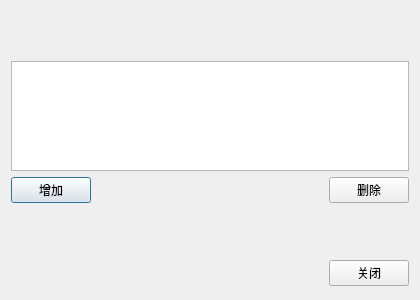
<?xml version="1.0" encoding="UTF-8"?>
<ui version="4.0">
 <class>QCourseManage</class>
 <widget class="QDialog" name="QCourseManage">
  <property name="geometry">
   <rect>
    <x>0</x>
    <y>0</y>
    <width>420</width>
    <height>300</height>
   </rect>
  </property>
  <property name="windowTitle">
   <string>Dialog</string>
  </property>
  <layout class="QGridLayout" name="gridLayout">
   <item row="0" column="0">
    <spacer name="verticalSpacer_2">
     <property name="orientation">
      <enum>Qt::Vertical</enum>
     </property>
     <property name="sizeHint" stdset="0">
      <size>
       <width>20</width>
       <height>60</height>
      </size>
     </property>
    </spacer>
   </item>
   <item row="1" column="0">
    <layout class="QVBoxLayout" name="verticalLayout">
     <item>
      <widget class="QTableWidget" name="tableWidget">
       <property name="maximumSize">
        <size>
         <width>16777215</width>
         <height>120</height>
        </size>
       </property>
      </widget>
     </item>
     <item>
      <layout class="QHBoxLayout" name="horizontalLayout">
       <item>
        <widget class="QPushButton" name="Add">
         <property name="text">
          <string>增加</string>
         </property>
        </widget>
       </item>
       <item>
        <spacer name="horizontalSpacer">
         <property name="orientation">
          <enum>Qt::Horizontal</enum>
         </property>
         <property name="sizeHint" stdset="0">
          <size>
           <width>40</width>
           <height>20</height>
          </size>
         </property>
        </spacer>
       </item>
       <item>
        <widget class="QPushButton" name="expel">
         <property name="text">
          <string>删除</string>
         </property>
        </widget>
       </item>
      </layout>
     </item>
    </layout>
   </item>
   <item row="2" column="0">
    <spacer name="verticalSpacer">
     <property name="orientation">
      <enum>Qt::Vertical</enum>
     </property>
     <property name="sizeHint" stdset="0">
      <size>
       <width>20</width>
       <height>59</height>
      </size>
     </property>
    </spacer>
   </item>
   <item row="3" column="0">
    <layout class="QHBoxLayout">
     <property name="spacing">
      <number>6</number>
     </property>
     <property name="leftMargin">
      <number>0</number>
     </property>
     <property name="topMargin">
      <number>0</number>
     </property>
     <property name="rightMargin">
      <number>0</number>
     </property>
     <property name="bottomMargin">
      <number>0</number>
     </property>
     <item>
      <spacer>
       <property name="orientation">
        <enum>Qt::Horizontal</enum>
       </property>
       <property name="sizeHint" stdset="0">
        <size>
         <width>131</width>
         <height>31</height>
        </size>
       </property>
      </spacer>
     </item>
     <item>
      <widget class="QPushButton" name="closeDialog">
       <property name="text">
        <string>关闭</string>
       </property>
      </widget>
     </item>
    </layout>
   </item>
  </layout>
 </widget>
 <resources/>
 <connections>
  <connection>
   <sender>closeDialog</sender>
   <signal>clicked()</signal>
   <receiver>QCourseManage</receiver>
   <slot>reject()</slot>
   <hints>
    <hint type="sourcelabel">
     <x>407</x>
     <y>285</y>
    </hint>
    <hint type="destinationlabel">
     <x>179</x>
     <y>282</y>
    </hint>
   </hints>
  </connection>
  <connection>
   <sender>Add</sender>
   <signal>clicked()</signal>
   <receiver>QCourseManage</receiver>
   <slot>add()</slot>
   <hints>
    <hint type="sourcelabel">
     <x>84</x>
     <y>169</y>
    </hint>
    <hint type="destinationlabel">
     <x>84</x>
     <y>197</y>
    </hint>
   </hints>
  </connection>
  <connection>
   <sender>expel</sender>
   <signal>clicked()</signal>
   <receiver>QCourseManage</receiver>
   <slot>remove()</slot>
   <hints>
    <hint type="sourcelabel">
     <x>369</x>
     <y>174</y>
    </hint>
    <hint type="destinationlabel">
     <x>313</x>
     <y>195</y>
    </hint>
   </hints>
  </connection>
  <connection>
   <sender>tableWidget</sender>
   <signal>cellChanged(int,int)</signal>
   <receiver>QCourseManage</receiver>
   <slot>cellchange(int,int)</slot>
   <hints>
    <hint type="sourcelabel">
     <x>224</x>
     <y>85</y>
    </hint>
    <hint type="destinationlabel">
     <x>224</x>
     <y>44</y>
    </hint>
   </hints>
  </connection>
 </connections>
 <slots>
  <slot>add()</slot>
  <slot>remove()</slot>
  <slot>cellchange(int,int)</slot>
 </slots>
</ui>
